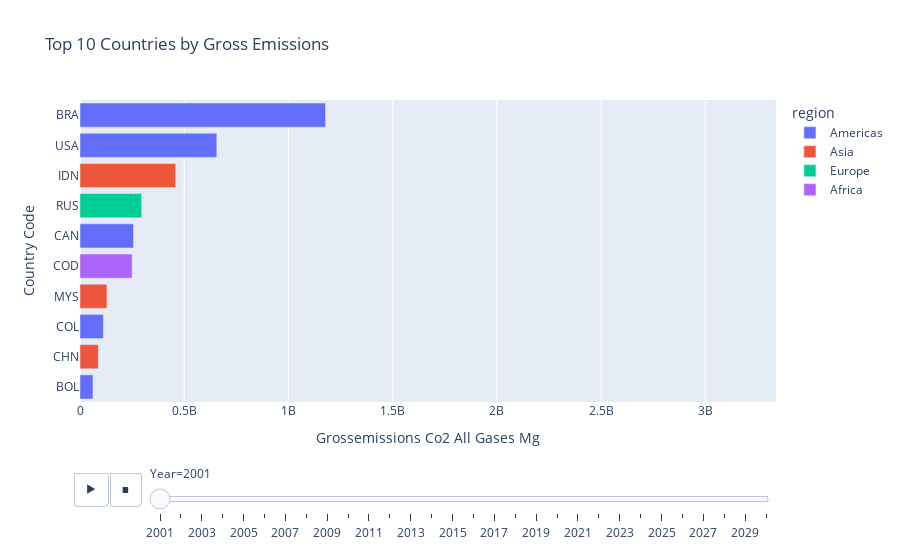
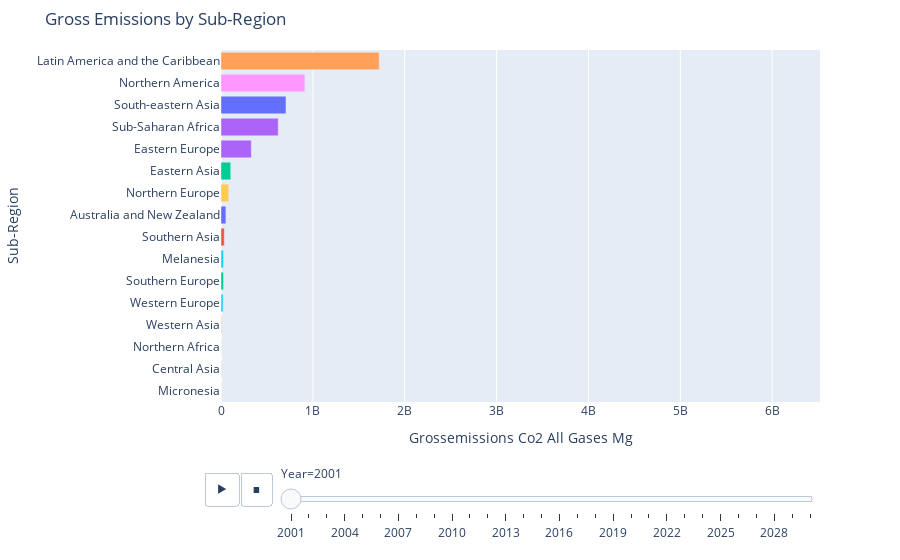

Notebook source saved alongside these figures, in order:
### Code cell
visualizer.map_country("GrossEmissions_Co2_all_gases_Mg", "Global Gross Emissions by Country", "Blues", output_mode="show")
visualizer.map_region("GrossEmissions_Co2_all_gases_Mg", "Global Gross Emissions by Sub-Region", "Blues", output_mode="show")
visualizer.top_countries("GrossEmissions_Co2_all_gases_Mg", "Top 10 Countries by Gross Emissions", output_mode="show")
visualizer.top_regions("GrossEmissions_Co2_all_gases_Mg", "Gross Emissions by Sub-Region", output_mode="show")
visualizer.country_trend("USA", "GrossEmissions_Co2_all_gases_Mg", "Gross Emissions for USA by Year", "orange", output_mode="show")
visualizer.global_trend("GrossEmissions_Co2_all_gases_Mg", "Total Gross Emissions Worldwide by Year", "purple", output_mode="show")

### Figure 1 — Plotly figure (JSON) as saved in the notebook; plotly's stock layout.template omitted (floating-point values rounded to 4 significant figures)
{"data": [{"alignmentgroup": "True", "hovertemplate": "region=Americas<br>Year=2001<br>Grossemissions Co2 All Gases Mg=%{x}<br>Country Code=%{y}<extra></extra>", "legendgroup": "Americas", "marker": {"color": "#636efa", "pattern": {"shape": ""}}, "name": "Americas", "offsetgroup": "Americas", "orientation": "h", "showlegend": true, "textposition": "auto", "type": "bar", "x": [1177964711, 656500000.0, 256800000.0, 112000000.0, 62230000.0], "xaxis": "x", "y": ["BRA", "USA", "CAN", "COL", "BOL"], "yaxis": "y"}, {"alignmentgroup": "True", "hovertemplate": "region=Asia<br>Year=2001<br>Grossemissions Co2 All Gases Mg=%{x}<br>Country Code=%{y}<extra></extra>", "legendgroup": "Asia", "marker": {"color": "#EF553B", "pattern": {"shape": ""}}, "name": "Asia", "offsetgroup": "Asia", "orientation": "h", "showlegend": true, "textposition": "auto", "type": "bar", "x": [459300000.0, 129300000.0, 88000000.0], "xaxis": "x", "y": ["IDN", "MYS", "CHN"], "yaxis": "y"}, {"alignmentgroup": "True", "hovertemplate": "region=Europe<br>Year=2001<br>Grossemissions Co2 All Gases Mg=%{x}<br>Country Code=%{y}<extra></extra>", "legendgroup": "Europe", "marker": {"color": "#00cc96", "pattern": {"shape": ""}}, "name": "Europe", "offsetgroup": "Europe", "orientation": "h", "showlegend": true, "textposition": "auto", "type": "bar", "x": [295800000.0], "xaxis": "x", "y": ["RUS"], "yaxis": "y"}, {"alignmentgroup": "True", "hovertemplate": "region=Africa<br>Year=2001<br>Grossemissions Co2 All Gases Mg=%{x}<br>Country Code=%{y}<extra></extra>", "legendgroup": "Africa", "marker": {"color": "#ab63fa", "pattern": {"shape": ""}}, "name": "Africa", "offsetgroup": "Africa", "orientation": "h", "showlegend": true, "textposition": "auto", "type": "bar", "x": [249900000.0], "xaxis": "x", "y": ["COD"], "yaxis": "y"}], "layout": {"barmode": "relative", "legend": {"title": {"text": "region"}, "tracegroupgap": 0}, "showlegend": true, "sliders": [{"active": 0, "currentvalue": {"prefix": "Year="}, "len": 0.9, "pad": {"b": 10, "t": 60}, "steps": [{"args": [["2001"], {"frame": {"duration": 0, "redraw": true}, "fromcurrent": true, "mode": "immediate", "transition": {"duration": 0, "easing": "linear"}}], "label": "2001", "method": "animate"}, {"args": [["2002"], {"frame": {"duration": 0, "redraw": true}, "fromcurrent": true, "mode": "immediate", "transition": {"duration": 0, "easing": "linear"}}], "label": "2002", "method": "animate"}, {"args": [["2003"], {"frame": {"duration": 0, "redraw": true}, "fromcurrent": true, "mode": "immediate", "transition": {"duration": 0, "easing": "linear"}}], "label": "2003", "method": "animate"}, {"args": [["2004"], {"frame": {"duration": 0, "redraw": true}, "fromcurrent": true, "mode": "immediate", "transition": {"duration": 0, "easing": "linear"}}], "label": "2004", "method": "animate"}, {"args": [["2005"], {"frame": {"duration": 0, "redraw": true}, "fromcurrent": true, "mode": "immediate", "transition": {"duration": 0, "easing": "linear"}}], "label": "2005", "method": "animate"}, {"args": [["2006"], {"frame": {"duration": 0, "redraw": true}, "fromcurrent": true, "mode": "immediate", "transition": {"duration": 0, "easing": "linear"}}], "label": "2006", "method": "animate"}, {"args": [["2007"], {"frame": {"duration": 0, "redraw": true}, "fromcurrent": true, "mode": "immediate", "transition": {"duration": 0, "easing": "linear"}}], "label": "2007", "method": "animate"}, {"args": [["2008"], {"frame": {"duration": 0, "redraw": true}, "fromcurrent": true, "mode": "immediate", "transition": {"duration": 0, "easing": "linear"}}], "label": "2008", "method": "animate"}, {"args": [["2009"], {"frame": {"duration": 0, "redraw": true}, "fromcurrent": true, "mode": "immediate", "transition": {"duration": 0, "easing": "linear"}}], "label": "2009", "method": "animate"}, {"args": [["2010"], {"frame": {"duration": 0, "redraw": true}, "fromcurrent": true, "mode": "immediate", "transition": {"duration": 0, "easing": "linear"}}], "label": "2010", "method": "animate"}, {"args": [["2011"], {"frame": {"duration": 0, "redraw": true}, "fromcurrent": true, "mode": "immediate", "transition": {"duration": 0, "easing": "linear"}}], "label": "2011", "method": "animate"}, {"args": [["2012"], {"frame": {"duration": 0, "redraw": true}, "fromcurrent": true, "mode": "immediate", "transition": {"duration": 0, "easing": "linear"}}], "label": "2012", "method": "animate"}, {"args": [["2013"], {"frame": {"duration": 0, "redraw": true}, "fromcurrent": true, "mode": "immediate", "transition": {"duration": 0, "easing": "linear"}}], "label": "2013", "method": "animate"}, {"args": [["2014"], {"frame": {"duration": 0, "redraw": true}, "fromcurrent": true, "mode": "immediate", "transition": {"duration": 0, "easing": "linear"}}], "label": "2014", "method": "animate"}, {"args": [["2015"], {"frame": {"duration": 0, "redraw": true}, "fromcurrent": true, "mode": "immediate", "transition": {"duration": 0, "easing": "linear"}}], "label": "2015", "method": "animate"}, {"args": [["2016"], {"frame": {"duration": 0, "redraw": true}, "fromcurrent": true, "mode": "immediate", "transition": {"duration": 0, "easing": "linear"}}], "label": "2016", "method": "animate"}, {"args": [["2017"], {"frame": {"duration": 0, "redraw": true}, "fromcurrent": true, "mode": "immediate", "transition": {"duration": 0, "easing": "linear"}}], "label": "2017", "method": "animate"}, {"args": [["2018"], {"frame": {"duration": 0, "redraw": true}, "fromcurrent": true, "mode": "immediate", "transition": {"duration": 0, "easing": "linear"}}], "label": "2018", "method": "animate"}, {"args": [["2019"], {"frame": {"duration": 0, "redraw": true}, "fromcurrent": true, "mode": "immediate", "transition": {"duration": 0, "easing": "linear"}}], "label": "2019", "method": "animate"}, {"args": [["2020"], {"frame": {"duration": 0, "redraw": true}, "fromcurrent": true, "mode": "immediate", "transition": {"duration": 0, "easing": "linear"}}], "label": "2020", "method": "animate"}, {"args": [["2021"], {"frame": {"duration": 0, "redraw": true}, "fromcurrent": true, "mode": "immediate", "transition": {"duration": 0, "easing": "linear"}}], "label": "2021", "method": "animate"}, {"args": [["2022"], {"frame": {"duration": 0, "redraw": true}, "fromcurrent": true, "mode": "immediate", "transition": {"duration": 0, "easing": "linear"}}], "label": "2022", "method": "animate"}, {"args": [["2023"], {"frame": {"duration": 0, "redraw": true}, "fromcurrent": true, "mode": "immediate", "transition": {"duration": 0, "easing": "linear"}}], "label": "2023", "method": "animate"}, {"args": [["2024"], {"frame": {"duration": 0, "redraw": true}, "fromcurrent": true, "mode": "immediate", "transition": {"duration": 0, "easing": "linear"}}], "label": "2024", "method": "animate"}, {"args": [["2025"], {"frame": {"duration": 0, "redraw": true}, "fromcurrent": true, "mode": "immediate", "transition": {"duration": 0, "easing": "linear"}}], "label": "2025", "method": "animate"}, {"args": [["2026"], {"frame": {"duration": 0, "redraw": true}, "fromcurrent": true, "mode": "immediate", "transition": {"duration": 0, "easing": "linear"}}], "label": "2026", "method": "animate"}, {"args": [["2027"], {"frame": {"duration": 0, "redraw": true}, "fromcurrent": true, "mode": "immediate", "transition": {"duration": 0, "easing": "linear"}}], "label": "2027", "method": "animate"}, {"args": [["2028"], {"frame": {"duration": 0, "redraw": true}, "fromcurrent": true, "mode": "immediate", "transition": {"duration": 0, "easing": "linear"}}], "label": "2028", "method": "animate"}, {"args": [["2029"], {"frame": {"duration": 0, "redraw": true}, "fromcurrent": true, "mode": "immediate", "transition": {"duration": 0, "easing": "linear"}}], "label": "2029", "method": "animate"}, {"args": [["2030"], {"frame": {"duration": 0, "redraw": true}, "fromcurrent": true, "mode": "immediate", "transition": {"duration": 0, "easing": "linear"}}], "label": "2030", "method": "animate"}], "x": 0.1, "xanchor": "left", "y": 0, "yanchor": "top"}], "title": {"text": "Top 10 Countries by Gross Emissions"}, "updatemenus": [{"buttons": [{"args": [null, {"frame": {"duration": 1000, "redraw": true}, "fromcurrent": true, "mode": "immediate", "transition": {"duration": 500, "easing": "linear"}}], "label": "&#9654;", "method": "animate"}, {"args": [[null], {"frame": {"duration": 0, "redraw": true}, "fromcurrent": true, "mode": "immediate", "transition": {"duration": 0, "easing": "linear"}}], "label": "&#9724;", "method": "animate"}], "direction": "left", "pad": {"r": 10, "t": 70}, "showactive": false, "type": "buttons", "x": 0.1, "xanchor": "right", "y": 0, "yanchor": "top"}], "xaxis": {"anchor": "y", "domain": [0, 1], "range": [0, 3339000000.0], "title": {"text": "Grossemissions Co2 All Gases Mg"}}, "yaxis": {"anchor": "x", "categoryorder": "total ascending", "domain": [0, 1], "title": {"text": "Country Code"}}}}

### Figure 2 — Plotly figure (JSON) as saved in the notebook; plotly's stock layout.template omitted (floating-point values rounded to 4 significant figures)
{"data": [{"alignmentgroup": "True", "hovertemplate": "Sub-Region=%{y}<br>Year=2001<br>Grossemissions Co2 All Gases Mg=%{x}<extra></extra>", "legendgroup": "Australia and New Zealand", "marker": {"color": "#636efa", "pattern": {"shape": ""}}, "name": "Australia and New Zealand", "offsetgroup": "Australia and New Zealand", "orientation": "h", "showlegend": true, "textposition": "auto", "type": "bar", "x": [52900000.0], "xaxis": "x", "y": ["Australia and New Zealand"], "yaxis": "y"}, {"alignmentgroup": "True", "hovertemplate": "Sub-Region=%{y}<br>Year=2001<br>Grossemissions Co2 All Gases Mg=%{x}<extra></extra>", "legendgroup": "Central Asia", "marker": {"color": "#EF553B", "pattern": {"shape": ""}}, "name": "Central Asia", "offsetgroup": "Central Asia", "orientation": "h", "showlegend": true, "textposition": "auto", "type": "bar", "x": [1356000.0], "xaxis": "x", "y": ["Central Asia"], "yaxis": "y"}, {"alignmentgroup": "True", "hovertemplate": "Sub-Region=%{y}<br>Year=2001<br>Grossemissions Co2 All Gases Mg=%{x}<extra></extra>", "legendgroup": "Eastern Asia", "marker": {"color": "#00cc96", "pattern": {"shape": ""}}, "name": "Eastern Asia", "offsetgroup": "Eastern Asia", "orientation": "h", "showlegend": true, "textposition": "auto", "type": "bar", "x": [106000000.0], "xaxis": "x", "y": ["Eastern Asia"], "yaxis": "y"}, {"alignmentgroup": "True", "hovertemplate": "Sub-Region=%{y}<br>Year=2001<br>Grossemissions Co2 All Gases Mg=%{x}<extra></extra>", "legendgroup": "Eastern Europe", "marker": {"color": "#ab63fa", "pattern": {"shape": ""}}, "name": "Eastern Europe", "offsetgroup": "Eastern Europe", "orientation": "h", "showlegend": true, "textposition": "auto", "type": "bar", "x": [329900000.0], "xaxis": "x", "y": ["Eastern Europe"], "yaxis": "y"}, {"alignmentgroup": "True", "hovertemplate": "Sub-Region=%{y}<br>Year=2001<br>Grossemissions Co2 All Gases Mg=%{x}<extra></extra>", "legendgroup": "Latin America and the Caribbean", "marker": {"color": "#FFA15A", "pattern": {"shape": ""}}, "name": "Latin America and the Caribbean", "offsetgroup": "Latin America and the Caribbean", "orientation": "h", "showlegend": true, "textposition": "auto", "type": "bar", "x": [1722000000.0], "xaxis": "x", "y": ["Latin America and the Caribbean"], "yaxis": "y"}, {"alignmentgroup": "True", "hovertemplate": "Sub-Region=%{y}<br>Year=2001<br>Grossemissions Co2 All Gases Mg=%{x}<extra></extra>", "legendgroup": "Melanesia", "marker": {"color": "#19d3f3", "pattern": {"shape": ""}}, "name": "Melanesia", "offsetgroup": "Melanesia", "orientation": "h", "showlegend": true, "textposition": "auto", "type": "bar", "x": [27560000.0], "xaxis": "x", "y": ["Melanesia"], "yaxis": "y"}, {"alignmentgroup": "True", "hovertemplate": "Sub-Region=%{y}<br>Year=2001<br>Grossemissions Co2 All Gases Mg=%{x}<extra></extra>", "legendgroup": "Micronesia", "marker": {"color": "#FF6692", "pattern": {"shape": ""}}, "name": "Micronesia", "offsetgroup": "Micronesia", "orientation": "h", "showlegend": true, "textposition": "auto", "type": "bar", "x": [37590.0], "xaxis": "x", "y": ["Micronesia"], "yaxis": "y"}, {"alignmentgroup": "True", "hovertemplate": "Sub-Region=%{y}<br>Year=2001<br>Grossemissions Co2 All Gases Mg=%{x}<extra></extra>", "legendgroup": "Northern Africa", "marker": {"color": "#B6E880", "pattern": {"shape": ""}}, "name": "Northern Africa", "offsetgroup": "Northern Africa", "orientation": "h", "showlegend": true, "textposition": "auto", "type": "bar", "x": [1449000.0], "xaxis": "x", "y": ["Northern Africa"], "yaxis": "y"}, {"alignmentgroup": "True", "hovertemplate": "Sub-Region=%{y}<br>Year=2001<br>Grossemissions Co2 All Gases Mg=%{x}<extra></extra>", "legendgroup": "Northern America", "marker": {"color": "#FF97FF", "pattern": {"shape": ""}}, "name": "Northern America", "offsetgroup": "Northern America", "orientation": "h", "showlegend": true, "textposition": "auto", "type": "bar", "x": [913200000.0], "xaxis": "x", "y": ["Northern America"], "yaxis": "y"}, {"alignmentgroup": "True", "hovertemplate": "Sub-Region=%{y}<br>Year=2001<br>Grossemissions Co2 All Gases Mg=%{x}<extra></extra>", "legendgroup": "Northern Europe", "marker": {"color": "#FECB52", "pattern": {"shape": ""}}, "name": "Northern Europe", "offsetgroup": "Northern Europe", "orientation": "h", "showlegend": true, "textposition": "auto", "type": "bar", "x": [83560000.0], "xaxis": "x", "y": ["Northern Europe"], "yaxis": "y"}, {"alignmentgroup": "True", "hovertemplate": "Sub-Region=%{y}<br>Year=2001<br>Grossemissions Co2 All Gases Mg=%{x}<extra></extra>", "legendgroup": "South-eastern Asia", "marker": {"color": "#636efa", "pattern": {"shape": ""}}, "name": "South-eastern Asia", "offsetgroup": "South-eastern Asia", "orientation": "h", "showlegend": true, "textposition": "auto", "type": "bar", "x": [707300000.0], "xaxis": "x", "y": ["South-eastern Asia"], "yaxis": "y"}, {"alignmentgroup": "True", "hovertemplate": "Sub-Region=%{y}<br>Year=2001<br>Grossemissions Co2 All Gases Mg=%{x}<extra></extra>", "legendgroup": "Southern Asia", "marker": {"color": "#EF553B", "pattern": {"shape": ""}}, "name": "Southern Asia", "offsetgroup": "Southern Asia", "orientation": "h", "showlegend": true, "textposition": "auto", "type": "bar", "x": [35910000.0], "xaxis": "x", "y": ["Southern Asia"], "yaxis": "y"}, {"alignmentgroup": "True", "hovertemplate": "Sub-Region=%{y}<br>Year=2001<br>Grossemissions Co2 All Gases Mg=%{x}<extra></extra>", "legendgroup": "Southern Europe", "marker": {"color": "#00cc96", "pattern": {"shape": ""}}, "name": "Southern Europe", "offsetgroup": "Southern Europe", "orientation": "h", "showlegend": true, "textposition": "auto", "type": "bar", "x": [27240000.0], "xaxis": "x", "y": ["Southern Europe"], "yaxis": "y"}, {"alignmentgroup": "True", "hovertemplate": "Sub-Region=%{y}<br>Year=2001<br>Grossemissions Co2 All Gases Mg=%{x}<extra></extra>", "legendgroup": "Sub-Saharan Africa", "marker": {"color": "#ab63fa", "pattern": {"shape": ""}}, "name": "Sub-Saharan Africa", "offsetgroup": "Sub-Saharan Africa", "orientation": "h", "showlegend": true, "textposition": "auto", "type": "bar", "x": [622800000.0], "xaxis": "x", "y": ["Sub-Saharan Africa"], "yaxis": "y"}, {"alignmentgroup": "True", "hovertemplate": "Sub-Region=%{y}<br>Year=2001<br>Grossemissions Co2 All Gases Mg=%{x}<extra></extra>", "legendgroup": "Western Asia", "marker": {"color": "#FFA15A", "pattern": {"shape": ""}}, "name": "Western Asia", "offsetgroup": "Western Asia", "orientation": "h", "showlegend": true, "textposition": "auto", "type": "bar", "x": [5802000.0], "xaxis": "x", "y": ["Western Asia"], "yaxis": "y"}, {"alignmentgroup": "True", "hovertemplate": "Sub-Region=%{y}<br>Year=2001<br>Grossemissions Co2 All Gases Mg=%{x}<extra></extra>", "legendgroup": "Western Europe", "marker": {"color": "#19d3f3", "pattern": {"shape": ""}}, "name": "Western Europe", "offsetgroup": "Western Europe", "orientation": "h", "showlegend": true, "textposition": "auto", "type": "bar", "x": [22900000.0], "xaxis": "x", "y": ["Western Europe"], "yaxis": "y"}], "layout": {"barmode": "relative", "legend": {"title": {"text": "Sub-Region"}, "tracegroupgap": 0}, "margin": {"b": 50, "t": 50}, "showlegend": false, "sliders": [{"active": 0, "currentvalue": {"prefix": "Year="}, "len": 0.9, "pad": {"b": 10, "t": 60}, "steps": [{"args": [["2001"], {"frame": {"duration": 0, "redraw": true}, "fromcurrent": true, "mode": "immediate", "transition": {"duration": 0, "easing": "linear"}}], "label": "2001", "method": "animate"}, {"args": [["2002"], {"frame": {"duration": 0, "redraw": true}, "fromcurrent": true, "mode": "immediate", "transition": {"duration": 0, "easing": "linear"}}], "label": "2002", "method": "animate"}, {"args": [["2003"], {"frame": {"duration": 0, "redraw": true}, "fromcurrent": true, "mode": "immediate", "transition": {"duration": 0, "easing": "linear"}}], "label": "2003", "method": "animate"}, {"args": [["2004"], {"frame": {"duration": 0, "redraw": true}, "fromcurrent": true, "mode": "immediate", "transition": {"duration": 0, "easing": "linear"}}], "label": "2004", "method": "animate"}, {"args": [["2005"], {"frame": {"duration": 0, "redraw": true}, "fromcurrent": true, "mode": "immediate", "transition": {"duration": 0, "easing": "linear"}}], "label": "2005", "method": "animate"}, {"args": [["2006"], {"frame": {"duration": 0, "redraw": true}, "fromcurrent": true, "mode": "immediate", "transition": {"duration": 0, "easing": "linear"}}], "label": "2006", "method": "animate"}, {"args": [["2007"], {"frame": {"duration": 0, "redraw": true}, "fromcurrent": true, "mode": "immediate", "transition": {"duration": 0, "easing": "linear"}}], "label": "2007", "method": "animate"}, {"args": [["2008"], {"frame": {"duration": 0, "redraw": true}, "fromcurrent": true, "mode": "immediate", "transition": {"duration": 0, "easing": "linear"}}], "label": "2008", "method": "animate"}, {"args": [["2009"], {"frame": {"duration": 0, "redraw": true}, "fromcurrent": true, "mode": "immediate", "transition": {"duration": 0, "easing": "linear"}}], "label": "2009", "method": "animate"}, {"args": [["2010"], {"frame": {"duration": 0, "redraw": true}, "fromcurrent": true, "mode": "immediate", "transition": {"duration": 0, "easing": "linear"}}], "label": "2010", "method": "animate"}, {"args": [["2011"], {"frame": {"duration": 0, "redraw": true}, "fromcurrent": true, "mode": "immediate", "transition": {"duration": 0, "easing": "linear"}}], "label": "2011", "method": "animate"}, {"args": [["2012"], {"frame": {"duration": 0, "redraw": true}, "fromcurrent": true, "mode": "immediate", "transition": {"duration": 0, "easing": "linear"}}], "label": "2012", "method": "animate"}, {"args": [["2013"], {"frame": {"duration": 0, "redraw": true}, "fromcurrent": true, "mode": "immediate", "transition": {"duration": 0, "easing": "linear"}}], "label": "2013", "method": "animate"}, {"args": [["2014"], {"frame": {"duration": 0, "redraw": true}, "fromcurrent": true, "mode": "immediate", "transition": {"duration": 0, "easing": "linear"}}], "label": "2014", "method": "animate"}, {"args": [["2015"], {"frame": {"duration": 0, "redraw": true}, "fromcurrent": true, "mode": "immediate", "transition": {"duration": 0, "easing": "linear"}}], "label": "2015", "method": "animate"}, {"args": [["2016"], {"frame": {"duration": 0, "redraw": true}, "fromcurrent": true, "mode": "immediate", "transition": {"duration": 0, "easing": "linear"}}], "label": "2016", "method": "animate"}, {"args": [["2017"], {"frame": {"duration": 0, "redraw": true}, "fromcurrent": true, "mode": "immediate", "transition": {"duration": 0, "easing": "linear"}}], "label": "2017", "method": "animate"}, {"args": [["2018"], {"frame": {"duration": 0, "redraw": true}, "fromcurrent": true, "mode": "immediate", "transition": {"duration": 0, "easing": "linear"}}], "label": "2018", "method": "animate"}, {"args": [["2019"], {"frame": {"duration": 0, "redraw": true}, "fromcurrent": true, "mode": "immediate", "transition": {"duration": 0, "easing": "linear"}}], "label": "2019", "method": "animate"}, {"args": [["2020"], {"frame": {"duration": 0, "redraw": true}, "fromcurrent": true, "mode": "immediate", "transition": {"duration": 0, "easing": "linear"}}], "label": "2020", "method": "animate"}, {"args": [["2021"], {"frame": {"duration": 0, "redraw": true}, "fromcurrent": true, "mode": "immediate", "transition": {"duration": 0, "easing": "linear"}}], "label": "2021", "method": "animate"}, {"args": [["2022"], {"frame": {"duration": 0, "redraw": true}, "fromcurrent": true, "mode": "immediate", "transition": {"duration": 0, "easing": "linear"}}], "label": "2022", "method": "animate"}, {"args": [["2023"], {"frame": {"duration": 0, "redraw": true}, "fromcurrent": true, "mode": "immediate", "transition": {"duration": 0, "easing": "linear"}}], "label": "2023", "method": "animate"}, {"args": [["2024"], {"frame": {"duration": 0, "redraw": true}, "fromcurrent": true, "mode": "immediate", "transition": {"duration": 0, "easing": "linear"}}], "label": "2024", "method": "animate"}, {"args": [["2025"], {"frame": {"duration": 0, "redraw": true}, "fromcurrent": true, "mode": "immediate", "transition": {"duration": 0, "easing": "linear"}}], "label": "2025", "method": "animate"}, {"args": [["2026"], {"frame": {"duration": 0, "redraw": true}, "fromcurrent": true, "mode": "immediate", "transition": {"duration": 0, "easing": "linear"}}], "label": "2026", "method": "animate"}, {"args": [["2027"], {"frame": {"duration": 0, "redraw": true}, "fromcurrent": true, "mode": "immediate", "transition": {"duration": 0, "easing": "linear"}}], "label": "2027", "method": "animate"}, {"args": [["2028"], {"frame": {"duration": 0, "redraw": true}, "fromcurrent": true, "mode": "immediate", "transition": {"duration": 0, "easing": "linear"}}], "label": "2028", "method": "animate"}, {"args": [["2029"], {"frame": {"duration": 0, "redraw": true}, "fromcurrent": true, "mode": "immediate", "transition": {"duration": 0, "easing": "linear"}}], "label": "2029", "method": "animate"}, {"args": [["2030"], {"frame": {"duration": 0, "redraw": true}, "fromcurrent": true, "mode": "immediate", "transition": {"duration": 0, "easing": "linear"}}], "label": "2030", "method": "animate"}], "x": 0.1, "xanchor": "left", "y": 0, "yanchor": "top"}], "title": {"text": "Gross Emissions by Sub-Region"}, "updatemenus": [{"buttons": [{"args": [null, {"frame": {"duration": 1000, "redraw": true}, "fromcurrent": true, "mode": "immediate", "transition": {"duration": 500, "easing": "linear"}}], "label": "&#9654;", "method": "animate"}, {"args": [[null], {"frame": {"duration": 0, "redraw": true}, "fromcurrent": true, "mode": "immediate", "transition": {"duration": 0, "easing": "linear"}}], "label": "&#9724;", "method": "animate"}], "direction": "left", "pad": {"r": 10, "t": 70}, "showactive": false, "type": "buttons", "x": 0.1, "xanchor": "right", "y": 0, "yanchor": "top"}], "xaxis": {"anchor": "y", "domain": [0, 1], "range": [0, 6521000000.0], "title": {"text": "Grossemissions Co2 All Gases Mg"}}, "yaxis": {"anchor": "x", "categoryarray": ["Western Europe", "Western Asia", "Sub-Saharan Africa", "Southern Europe", "Southern Asia", "South-eastern Asia", "Northern Europe", "Northern America", "Northern Africa", "Micronesia", "Melanesia", "Latin America and the Caribbean", "Eastern Europe", "Eastern Asia", "Central Asia", "Australia and New Zealand"], "categoryorder": "total ascending", "domain": [0, 1], "title": {"text": "Sub-Region"}}}}
